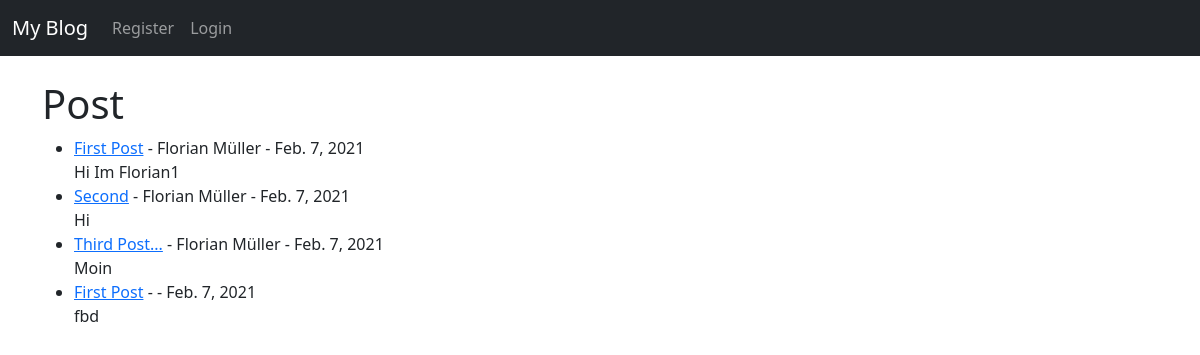
The page / on the database its author committed.
### myweb/models.py (models this page shows, shortened)
class Post(models.Model):
    title = models.CharField(max_length=255)
    title_tag = models.CharField(max_length=255)
    author = models.ForeignKey(User, on_delete=models.CASCADE)
    body = models.TextField()
    post_date = models.DateField(auto_now_add=True)

### myweb/views.py (the view)
# urls.py: path('',HomeView.as_view(), name="home"),
class HomeView(ListView):
    model = Post
    template_name = 'home.html'
    ordering = ['-post_date']

### myweb/templates/home.html (shortened to what this page needs)
{% extends 'base.html' %}
{% block content %}
<body>
<h1>Post</h1>
<ul>{% for post in object_list %}
        <li><a href="{% url 'article-detail' post.pk %}">{{ post.title }}</a> - {{ post.author.first_name }} {{ post.author.last_name }} - {{ post.post_date }} <br/>
        {{ post.body }}
{% endfor %}
</ul>
</body>
{% endblock %}

### myweb/templates/base.html (shortened to what this page needs)
<!doctype html>
<html lang="en">
  <head>
    <link href="https://cdn.jsdelivr.net/npm/bootstrap@5.0.0-beta1/dist/css/bootstrap.min.css" rel="stylesheet">
  </head>
  <body>
  <nav class="navbar navbar-expand-lg navbar-dark bg-dark">
  <div class="container-fluid">
    <a class="navbar-brand" href="{% url 'home' %}">My Blog</a>
    <div class="collapse navbar-collapse" id="navbarSupportedContent">
      <ul class="navbar-nav me-auto mb-2 mb-lg-0">
        {% if user.is_authenticated %}
        <li class="nav-item">
          <a class="nav-link" href="{% url 'add_post'%}">Add Post</a>
        </li>
        </li>
        <li class="nav-item">
          <a class="nav-link" href="{% url 'logout'%}">Logout</a>
        </li>
        {% else %}
        <li class="nav-item">
          <a class="nav-link" href="{% url 'register'%}">Register</a>
        </li>
        <li class="nav-item">
          <a class="nav-link" href="{% url 'login'%}">Login</a>
        </li>
        {% endif%}
      </ul>
    </div>
  </div>
</nav>
    <div class="container">
    {% block content %}
    {% endblock %}
    </div>
  </body>
</html>

### rows shown on the page
Post: title "First Post", author.first_name "Florian", author.last_name "Müller", post_date "Feb. 7, 2021", body "Hi Im Florian1"
Post: title "Second", author.first_name "Florian", author.last_name "Müller", post_date "Feb. 7, 2021", body "Hi"
Post: title "Third Post...", author.first_name "Florian", author.last_name "Müller", post_date "Feb. 7, 2021", body "Moin"
Post: title "First Post", post_date "Feb. 7, 2021", body "fbd"
